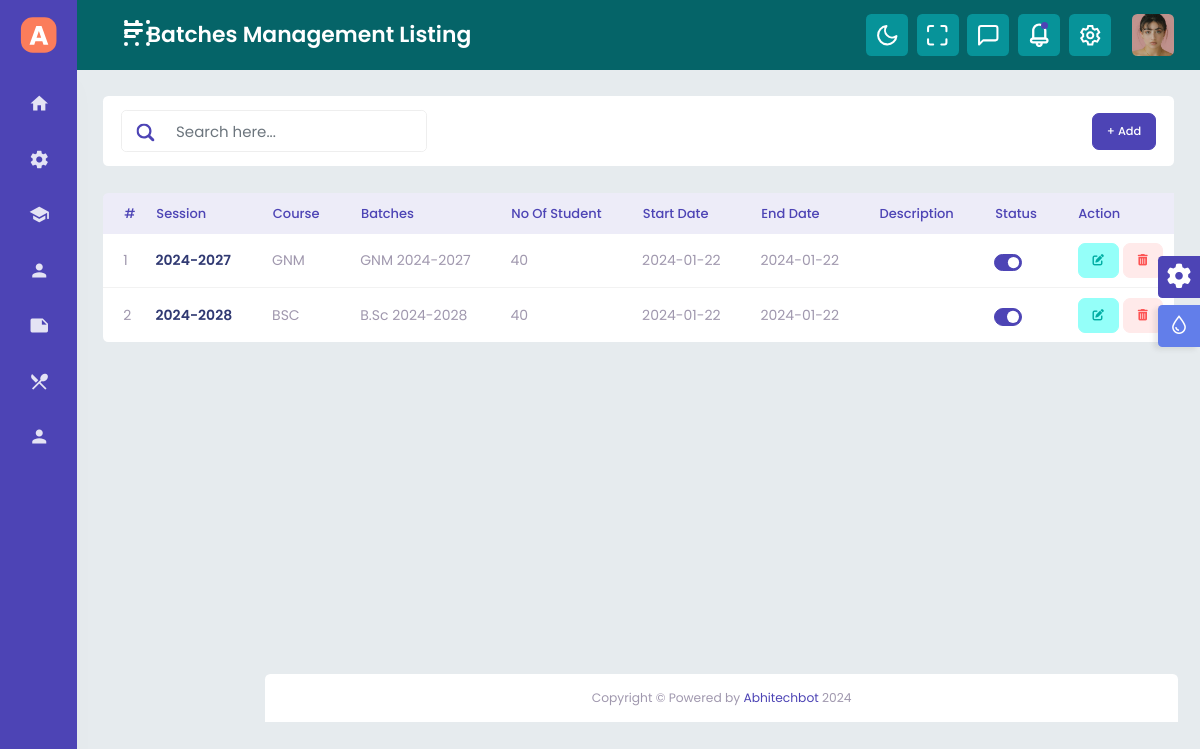
The page /admin/batches.php (signed in) on the database its author committed.
### tables this page shows
CREATE TABLE `batches` (
  `id` int(11) NOT NULL,
  `session_id` int(11) DEFAULT NULL,
  `course_id` int(11) DEFAULT NULL,
  `batches_name` varchar(50) DEFAULT NULL,
  `no_student` int(11) DEFAULT NULL,
  `start_date` varchar(50) DEFAULT NULL,
  `end_date` varchar(50) DEFAULT NULL,
  `batche_desc` varchar(50) DEFAULT NULL,
  `status` int(11) NOT NULL DEFAULT 1,
  `added_by` int(11) DEFAULT NULL,
  `date` datetime NOT NULL DEFAULT current_timestamp(),
  `modified_by` int(11) DEFAULT NULL,
  `modified_date` varchar(255) DEFAULT NULL
);

CREATE TABLE `session` (
  `id` int(11) NOT NULL,
  `session` varchar(50) DEFAULT NULL,
  `prefix` varbinary(50) DEFAULT NULL,
  `description` varchar(50) DEFAULT NULL,
  `status` int(11) NOT NULL DEFAULT 1,
  `added_by` int(11) DEFAULT NULL,
  `date` datetime NOT NULL DEFAULT current_timestamp(),
  `modified_by` int(11) DEFAULT NULL,
  `modified_date` varchar(50) DEFAULT NULL
);

CREATE TABLE `courses` (
  `id` int(11) NOT NULL,
  `courses` varchar(255) DEFAULT NULL,
  `course_duration` varchar(255) DEFAULT NULL,
  `course_prefix` varchar(255) DEFAULT NULL,
  `sem_parttern` char(255) DEFAULT NULL,
  `course_des` varchar(255) DEFAULT NULL,
  `status` int(11) NOT NULL DEFAULT 1,
  `date` datetime NOT NULL DEFAULT current_timestamp(),
  `added_by` int(11) DEFAULT NULL,
  `modified_by` int(11) DEFAULT NULL,
  `modified_date` varchar(255) DEFAULT NULL
);

### admin/function.php (called while the page is built)
<?php
function getPageTitle() {
    $page = basename($_SERVER['PHP_SELF']);
    $titleMap = array(
        'index.php' => 'Dashboard',
        'courses.php' => 'Course Management Listing',
        'sessions.php' => 'Session Management Listing',
        'batches.php' => 'Batches Management Listing',
        'fees-head.php' => 'Fees Head Management Listing',
        'user.php' => 'User Management Listing',
        'monthly-fees.php' => 'Monthly Fees Management Listing',
        'edit-monthly-fees.php' => 'Update Fees Management Listing',
        'counter-collection.php' => 'Counter Collection',
        'student.php' => 'Manage Student',
        'edit-student.php' => 'Update Student Manage',
        'student-upload-document.php' => 'Student Document',
    );
    if (array_key_exists($page, $titleMap)) {
        return $titleMap[$page];
    } else {
        return 'Default Title';
    }
}
?>

### admin/batches.php (the view, shortened to what this page needs)
<?php
include('header.php');
?>
<div class="content-body">
    <div class="container-fluid">
        <div class="row">
            <div class="col-xl-12">
                <div class="row">
                    <div class="col-xl-12">
                        <div class="page-title flex-wrap">
                            <div class="input-group search-area mb-md-0 mb-3">
                                <input type="text" class="form-control" placeholder="Search here...">
                                <span class="input-group-text"><a href="javascript:void(0)">
                                    </a></span>
                            </div>
                            <div>
                                <button type="button" class="btn btn-primary" data-bs-toggle="modal"
                                    data-bs-target="#BatchesModal">
                                    + Add
                                </button>
                            </div>
                        </div>
                    </div>
                    <div class="col-xl-12 wow fadeInUp" data-wow-delay="1.5s">
                        <div class="table-responsive full-data">
                            <table
                                class="table-responsive-lg table display dataTablesCard student-tab dataTable no-footer"
                                id="example-student">
                                <thead>
                                    <tr>
                                        <th>#</th>
                                        <th>Session</th>
                                        <th>Course</th>
                                        <th>Batches</th>
                                        <th>No of Student</th>
                                        <th>Start Date</th>
                                        <th>End Date</th>
                                        <th>Description</th>
                                        <th>Status</th>
                                        <th>Action</th>
                                    </tr>
                                </thead>
                                <tbody>
                                    <?php
                                    $sql = "SELECT batches.id AS id, batches.batches_name AS batches_name, batches.start_date AS start_date, batches.end_date AS end_date, batches.no_student AS no_student, batches.batche_desc AS batche_desc, batches.status AS status, session.session AS session, courses.courses AS courses FROM batches INNER JOIN session ON batches.session_id = session.id INNER JOIN courses ON batches.course_id = courses.id;";
                                    $stmt = $conn->prepare($sql);
                                    $stmt->execute();
                                    $result = $stmt->get_result();
                                    $sno = 0;
                                    while ($row = $result->fetch_assoc()) {
                                        $id = $row['id'];
                                        $session = $row['session'];
                                        $courses = $row['courses'];
                                        $batches_name = $row['batches_name'];
                                        $no_student = $row['no_student'];
                                        $start_date = $row['start_date'];
                                        $end_date = $row['end_date'];
                                        $status = $row['status'];
                                        $sno += 1;
                                        ?>
                                        <tr>
                                            <td>
                                                <?php echo $sno; ?>
                                            </td>
                                            <td>
                                                <div class="trans-list">
                                                    <h4>
                                                        <?php echo $session; ?>
                                                    </h4>
                                                </div>
                                            </td>
                                            <td>
                                                <?php echo $courses; ?>
                                            </td>
                                            <td>
                                                <?php echo $batches_name; ?>
                                            </td>
                                            <td>
                                                <?php echo $no_student; ?>
                                            </td>
                                            <td>
                                                <?php echo $start_date; ?>
                                            </td>
                                            <td>
                                                <?php echo $end_date; ?>
                                            </td>
                                            <td>
                                            </td>
                                            <td>
                                                <div class="form-check form-switch">
                                                    <input class="form-check-input" type="checkbox" role="switch" <?php if ($status == '1') {
                                                        echo "checked";
                                                    } ?> id="flexSwitchCheckChecked"
                                                        onclick="toggleStatus(<?php echo $id; ?>)">
                                                </div>
                                            </td>
                                            <td>
                                                <button type="button" class="edit btn btn-sm light btn-info"
                                                    id="<?php echo $id; ?>">
                                                    <i class="fa-solid fa-pen-to-square"></i>
                                                </button>
                                                <a href="javascript:void()" class="delete btn btn-sm light btn-danger"
                                                    onclick="confirmDelete();"><i class="fa-solid fa-trash-can"></i></a>
                                            </td>
                                        </tr>
                                    <?php } ?>
                                </tbody>
                            </table>
                        </div>
                    </div>
                </div>
            </div>
        </div>
    </div>
</div>
</div>
<?php
    include('footer.php');
?>

### admin/header.php (shortened to what this page needs)
<?php
	include('function.php');
?>
<!DOCTYPE html>
<html lang="en">
<head>
	<link href="vendor/wow-master/css/libs/animate.css" rel="stylesheet">
	<link href="vendor/bootstrap-select/dist/css/bootstrap-select.min.css" rel="stylesheet">
	<link rel="stylesheet" href="vendor/bootstrap-select-country/css/bootstrap-select-country.min.css">
	<link rel="stylesheet" href="vendor/jquery-nice-select/css/nice-select.css">
	<link href="vendor/datepicker/css/bootstrap-datepicker.min.css" rel="stylesheet">
    <link rel="stylesheet" href="vendor/pickadate/themes/default.css">
    <link rel="stylesheet" href="vendor/pickadate/themes/default.date.css">
	<link href="vendor/bootstrap-select/dist/css/bootstrap-select.min.css" rel="stylesheet">
	 <link href="vendor/datatables/css/jquery.dataTables.min.css" rel="stylesheet">
	<link rel="stylesheet" href="vendor/swiper/css/swiper-bundle.min.css">
    <link href="css/style.css" rel="stylesheet">
	<link href="vendor/dropzone/dist/dropzone.css" rel="stylesheet">
	<link href="vendor/jquery-nice-select/css/nice-select.css" rel="stylesheet">
	<link href="vendor/bootstrap-select/dist/css/bootstrap-select.min.css" rel="stylesheet">
</head>
<body>
    <div id="main-wrapper" class="wallet-open active show menu-toggle">
        <div class="nav-header">
            <a href="index-2" class="brand-logo">
            </a>
            <div class="nav-control">
                <div class="hamburger">
                    <span class="line"></span><span class="line"></span><span class="line"></span>
                </div>
            </div>
        </div>
		<div class="header">
            <div class="header-content">
                <nav class="navbar navbar-expand">
                    <div class="collapse navbar-collapse justify-content-between">
                        <div class="header-left">
						<div class="dashboard_bar">
						<?php echo getPageTitle(); ?>
						</div>
                        </div>
                        <ul class="navbar-nav header-right">
							<li class="nav-item dropdown notification_dropdown">
                                <a class="nav-link bell dz-theme-mode" href="javascript:void(0);">
                                    <i id="icon-dark-1"><svg xmlns="http://www.w3.org/2000/svg" width="24" height="24" viewBox="0 0 24 24" fill="none" stroke="currentColor" stroke-width="2" stroke-linecap="round" stroke-linejoin="round" class="feather feather-moon"><path d="M21 12.79A9 9 0 1 1 11.21 3 7 7 0 0 0 21 12.79z"></path></svg></i>
                                </a>
							</li>
							<li class="nav-item dropdown notification_dropdown">
                                <a class="nav-link bell dz-fullscreen"  href="javascript:void(0);">
                                </a>
							</li>
							<li class="nav-item dropdown notification_dropdown">
                                <a class="nav-link bell-link" href="javascript:void(0);">
									<svg xmlns="http://www.w3.org/2000/svg" width="20" height="20" viewBox="0 0 24 24" fill="none" stroke="#A098AE" stroke-width="2" stroke-linecap="round" stroke-linejoin="round" class="feather feather-message-square"><path d="M21 15a2 2 0 0 1-2 2H7l-4 4V5a2 2 0 0 1 2-2h14a2 2 0 0 1 2 2z"></path></svg>
                                </a>
							</li>
							<li class="nav-item bell-icon blink dropdown notification_dropdown">
                                <a class="nav-link  " href="javascript:void(0);" role="button" data-bs-toggle="dropdown">
                                </a>
                            </li>
							<li class="nav-item dropdown notification_dropdown">
                                <a class="nav-link me-0 " href="javascript:void(0);" data-bs-toggle="dropdown">
                                </a>
							</li>
							<li class="nav-item">
								<div class="dropdown header-profile2">
									<a class="nav-link ms-0" href="javascript:void(0);" role="button" data-bs-toggle="dropdown" aria-expanded="false">
										<div class="header-info2 d-flex align-items-center">
											<img src="images/user.jpg" alt="">
										</div>
									</a>
								</div>
							</li>
                        </ul>
                    </div>
				</nav>
			</div>
		</div>
        <div class="dlabnav">
			<div class="dlabnav-scroll">
				<ul class="metismenu" id="menu">
					<li><a class="has-arrow " href="javascript:void(0);" aria-expanded="false">
						</a>
					</li>
                    <li><a class="has-arrow " href="javascript:void(0);" aria-expanded="false">
					</a>
					</li>
					<li><a class="has-arrow " href="javascript:void(0);" aria-expanded="false">
					</a>
					</li>
					<li><a class="has-arrow " href="javascript:void(0);" aria-expanded="false">
					</a>
					</li>
                    <li><a class="has-arrow " href="javascript:void(0);" aria-expanded="false">
					</a>
					</li>
					<li><a class="has-arrow " href="javascript:void(0);" aria-expanded="false">
					</a>
					</li>
					<li><a class="has-arrow " href="javascript:void(0);" aria-expanded="false">
					</a>
					</li>
				</ul>
			</div>
        </div>

### admin/footer.php (shortened to what this page needs)
<div class="footer footer-outer">
			<div class="copyright">
				<p>Copyright © Powered by <a href="https://abhitechbot.in/" target="_blank">Abhitechbot</a> <?php echo date('Y'); ?></p>
			</div>
		</div>
</body>
</html>

### rows shown on the page
batches: session.session "2024-2027", course.courses "GNM", batches_name "GNM 2024-2027", no_student "40", start_date "2024-01-22", end_date "2024-01-22", status "☑"
batches: session.session "2024-2028", course.courses "BSC", batches_name "B.Sc 2024-2028", no_student "40", start_date "2024-01-22", end_date "2024-01-22", status "☑"

### other values the page prints
getPageTitle() "Batches Management Listing"
